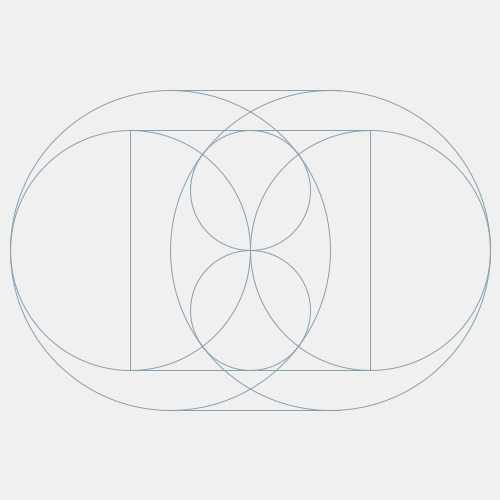
Frame 1 (no input)
Frame 60 (the mouse pressed at the canvas centre just before this capture): identical to frame 1, image omitted
Frame 120 (the mouse held since frame 60 and released just before this capture): identical to frame 1, image omitted

The Processing sketch that drew this single still picture (run headless with seeded random() and noise(); from frame 60 on, the mouse is pressed at the canvas centre):

// Processing sketch: processing_145961
// ── processing_145961.pde

void setup ()
{
  
  size (500, 500); // breite, höhe
  
}

void draw ()
{
  stroke (136, 159, 173);
  strokeWeight (1);
  
  background (240);
  
  noFill ();

  ellipse (130, 250, 240, 240);
  ellipse (370, 250, 240, 240);
  ellipse (250, 190, 120, 120);
  ellipse (250, 310, 120, 120);
  ellipse (170, 250, 320, 320);
  ellipse (330, 250, 320, 320);

  
  rect (130, 130, 240 , 240);
  
  line (170, 90, 340, 90);
  line (170, 410, 340, 410);
  

}
